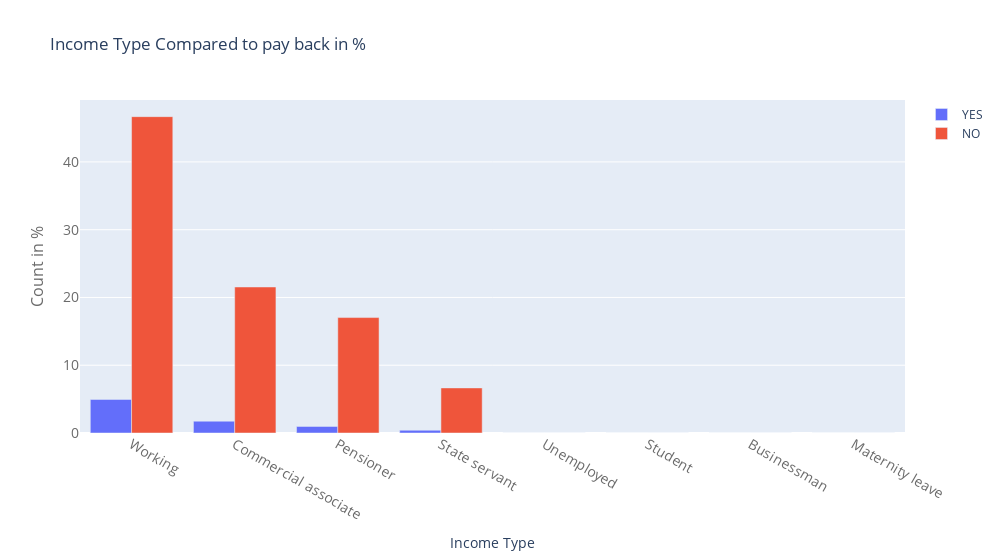

The cell this chart's notebook holds for it:
### Code cell
# comparing income type to the % pay 


import plotly.graph_objs as go
from plotly.offline import iplot
temp = app_train["NAME_INCOME_TYPE"].value_counts()
#print(temp.values)
temp_y0 = []
temp_y1 = []
for val in temp.index:
    temp_y1.append(np.sum(app_train['TARGET'][app_train['NAME_INCOME_TYPE']==val] == 1))
    temp_y0.append(np.sum(app_train['TARGET'][app_train['NAME_INCOME_TYPE']==val] == 0))    
trace1 = go.Bar(
    x = temp.index,
    y = (temp_y1 / temp.sum()) * 100,
    name='YES'
)
trace2 = go.Bar(
    x = temp.index,
    y = (temp_y0 / temp.sum()) * 100, 
    name='NO'
)

data = [trace1, trace2]
layout = go.Layout(
    title = "Income Type Compared to pay back in %",
    #barmode='stack',
    width = 1000,
    xaxis=dict(
        title='Income Type',
        tickfont=dict(
            size=14,
            color='rgb(107, 107, 107)'
        )
    ),
    yaxis=dict(
        title='Count in %',
        titlefont=dict(
            size=16,
            color='rgb(107, 107, 107)'
        ),
        tickfont=dict(
            size=14,
            color='rgb(107, 107, 107)'
        )
)
)

fig = go.Figure(data=data, layout=layout)
iplot(fig)

### Figure 1 — Plotly figure (JSON) as saved in the notebook; plotly's stock layout.template omitted (floating-point values rounded to 4 significant figures)
{"data": [{"name": "YES", "type": "bar", "x": ["Working", "Commercial associate", "Pensioner", "State servant", "Unemployed", "Student", "Businessman", "Maternity leave"], "y": [4.951, 1.743, 0.9697, 0.4062, 0.002602, 0, 0, 0.0006504]}, {"name": "NO", "type": "bar", "x": ["Working", "Commercial associate", "Pensioner", "State servant", "Unemployed", "Student", "Businessman", "Maternity leave"], "y": [46.68, 21.55, 17.03, 6.651, 0.004553, 0.005853, 0.003252, 0.0009756]}], "layout": {"title": {"text": "Income Type Compared to pay back in %"}, "width": 1000, "xaxis": {"tickfont": {"color": "rgb(107, 107, 107)", "size": 14}, "title": {"text": "Income Type"}}, "yaxis": {"tickfont": {"color": "rgb(107, 107, 107)", "size": 14}, "title": {"font": {"color": "rgb(107, 107, 107)", "size": 16}, "text": "Count in %"}}}}
